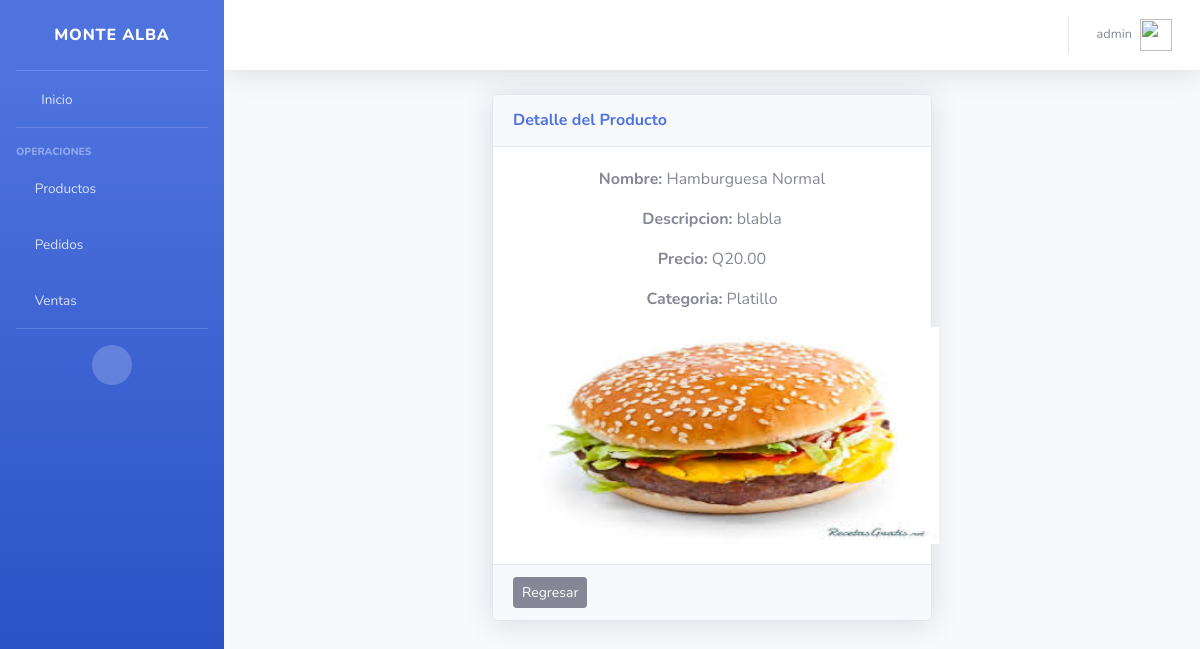
The app's page /control/producto/1 (signed in) with its own data.
### control/models.py (models this page shows, shortened)
class Producto(models.Model):
    producto = models.CharField(max_length=100)
    descripcion = models.CharField(max_length=200)
    precio = models.DecimalField(max_digits=10, decimal_places=2, default=0)
    LOAN_CATEGORIA = (
        ('p', 'Platillo'),
        ('b', 'Bebida'),
    )
    categoria = models.CharField(max_length=1, choices=LOAN_CATEGORIA, blank=False, default='p', help_text='Categoria del Producto')
    imagen = models.ImageField(upload_to='photos')

### control/views.py (the view)
# urls.py: path('producto/<int:pk>', views.ProductoDetailView.as_view(), name='producto-detail'),
class ProductoDetailView(LoginRequiredMixin, generic.DetailView):
    model = Producto
    @method_decorator(permission_required('control.view_producto',reverse_lazy('control:productos')))
    def dispatch(self, *args, **kwargs):
            return super(ProductoDetailView, self).dispatch(*args, **kwargs)

### control/templates/control/producto_detail.html (shortened to what this page needs)
{% extends "control/main.html" %}
{% load static %}
{% block content %}
<div class="section__content section__content--p30">
        <div class="col-md-6 offset-md-3 mr-auto ml-auto">
                    <div class="card shadow mb-4">
                        <div class="card-header py-3">
                          <h6 class="m-0 font-weight-bold text-primary">Detalle del Producto</h6>
                        </div>
                        <div class="card-body card-block text-center">
                            <p><strong>Nombre:</strong> {{ producto.producto }}</p>
                            <p><strong>Descripcion:</strong> {{ producto.descripcion }}</p>
                            <p><strong>Precio:</strong> Q{{ producto.precio }}</p>
                            <p><strong>Categoria:</strong> {{ producto.get_categoria_display }}</p>
                            <img src="{{ producto.imagen.url }}" width="426" height="217">
                        </div>
                        <div class="card-footer">
                            <a href="{% url 'control:productos' %}"><button type="button" class="btn btn-secondary btn-sm">Regresar</button></a>
                        </div>
                      </div>
        </div>
    </div>
{% endblock content %}

### control/templates/control/main.html (shortened to what this page needs)
{% load static %}
<!DOCTYPE html>
<html lang="en">
<head>
  <link href="{% static 'vendor/fontawesome-free/css/all.min.css' %}" rel="stylesheet" type="text/css">
  <link href="{% static 'css/sb-admin-2.min.css' %}" rel="stylesheet">
  <link href="{% static 'vendor/datatables/dataTables.bootstrap4.min.css' %}" rel="stylesheet">
  <link rel="stylesheet" href="{% static 'vendor/datatables/buttons.dataTables.min.css' %}">
</head>
<body id="page-top">
  <div id="wrapper">
    <ul class="navbar-nav bg-gradient-primary sidebar sidebar-dark accordion" id="accordionSidebar">
      <a class="sidebar-brand d-flex align-items-center justify-content-center" href="{% url 'control:index' %}">
        <div class="sidebar-brand-text mx-3">Monte Alba</div>
      </a>
      <hr class="sidebar-divider my-0">
      <li class="nav-item">
        <a class="nav-link" href="{% url 'control:index' %}">
          <i class="fas fa-fw fa-tachometer-alt"></i>
          <span>Inicio</span></a>
      </li>
      <hr class="sidebar-divider">
      <div class="sidebar-heading">
        Operaciones
      </div>
      {% if user.is_staff %}
      <li class="nav-item">
        <a class="nav-link collapsed" data-toggle="collapse" data-target="#collapseProductos" aria-expanded="true" aria-controls="collapseProductos">
          <i class="fas fa-utensils"></i>
          <span>Productos</span>
        </a>
      </li>
      {% endif %}
      {% if user.is_staff or request.user.username == 'Mesero' or request.user.username == 'Cocinero' or request.user.username == 'Cajero' %}
      <li class="nav-item">
        <a class="nav-link collapsed" data-toggle="collapse" data-target="#collapsePedidos" aria-expanded="true" aria-controls="collapsePedidos">
          <i class="fas fa-shopping-cart"></i>
          <span>Pedidos</span>
        </a>
      </li>
      {% endif %}
      {% if user.is_staff or request.user.username == 'Cajero' %}
      <li class="nav-item">
        <a class="nav-link collapsed" data-toggle="collapse" data-target="#collapseVentas" aria-expanded="true" aria-controls="collapseVentas">
          <i class="fas fa-money-check-alt"></i>
          <span>Ventas</span>
        </a>
      </li>
      {% endif %}
      <hr class="sidebar-divider">
      <div class="text-center d-none d-md-inline">
        <button class="rounded-circle border-0" id="sidebarToggle"></button>
      </div>
    </ul>
    <div id="content-wrapper" class="d-flex flex-column">
      <div id="content">
        <nav class="navbar navbar-expand navbar-light bg-white topbar mb-4 static-top shadow">
          <ul class="navbar-nav ml-auto">
            {% if user.is_authenticated %}
            <li class="nav-item dropdown no-arrow">
              <a class="nav-link dropdown-toggle" href="#" id="userDropdown" role="button" data-toggle="dropdown" aria-haspopup="true" aria-expanded="false">
                <span class="mr-2 d-none d-lg-inline text-gray-600 small">{{ user.get_username }}</span>
                <img class="img-profile" src="{% static 'img/icon/usuario1.png' %}">
              </a>
            </li>
            {% else %}
            <li class="nav-item dropdown no-arrow">
                <li style="list-style-type: none;"><a href="{% url 'login'%}">Iniciar Sesion</a></li>
            </li>
            {% endif %}
          </ul>
        </nav>
        <div class="container-fluid">
            {% block content %}
            {% endblock %}
        </div>
      </div>
  </div>
</body>
</html>

### records on screen
Producto: producto "Hamburguesa Normal", descripcion "blabla", precio "20.00", categoria "Platillo", imagen (picture)

### other values on screen
{{ user.get_username }} "admin"
